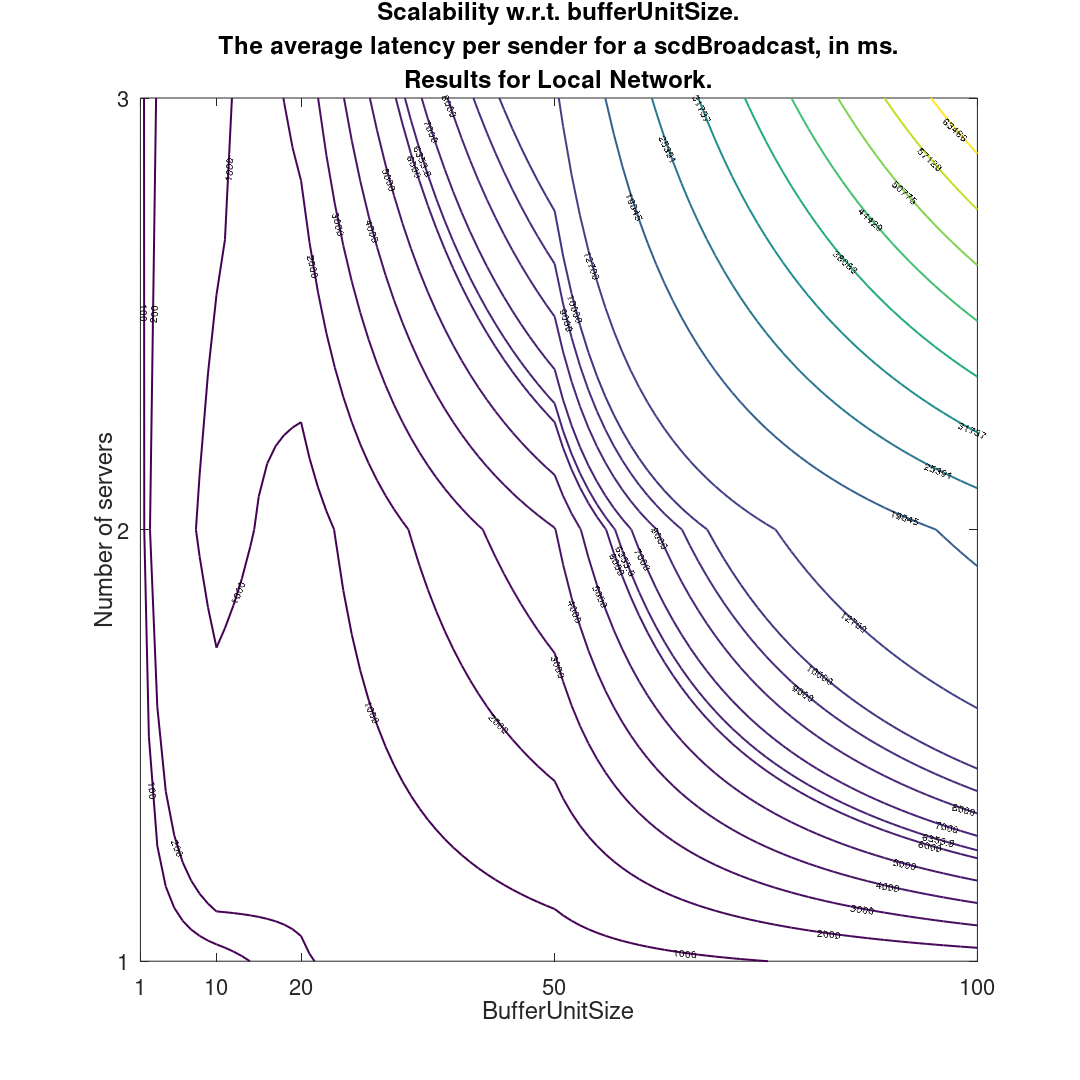

The MATLAB source for this figure:
clf
set(0,'DefaultFigureVisible','off')
figure('DefaultAxesFontSize',22);
x = [;50;100;1;20;10;20;50;10;1;100;50;1;100;10;20];
y = [;1;1;1;1;1;2;2;2;2;2;3;3;3;3;3];
z = [;592;1401;8;178;49;555;3966;1358;33;20680;12140;70;69812;700;2342];
[X,Y]=meshgrid(min(x):max(x),min(y):max(y));
Z=griddata(x,y,z,X,Y);
contour(X,Y,Z, 'linewidth', 2, 'ShowText','on');
hold on;
levels=0:1000:10000;
contour(X,Y,Z, levels, 'linewidth', 2, 'ShowText','on');
levels2=0:100:200;
contour(X,Y,Z, levels2, 'linewidth', 2, 'ShowText','on');
title({'Scalability w.r.t. bufferUnitSize.', 'The average latency per sender for a scdBroadcast, in ms.', 'Results for Local Network.'})
xlabel('BufferUnitSize')
xticks([1, 10, 20, 50, 100])
ylabel('Number of servers')
yticks([1, 2, 3])
set(gcf, 'PaperPosition', [0.0 0.0 15 15]);
set(gcf, 'PaperSize', [15 15]);
saveas(gcf, 'scd_exp3_local_lat_ordN.pdf')
